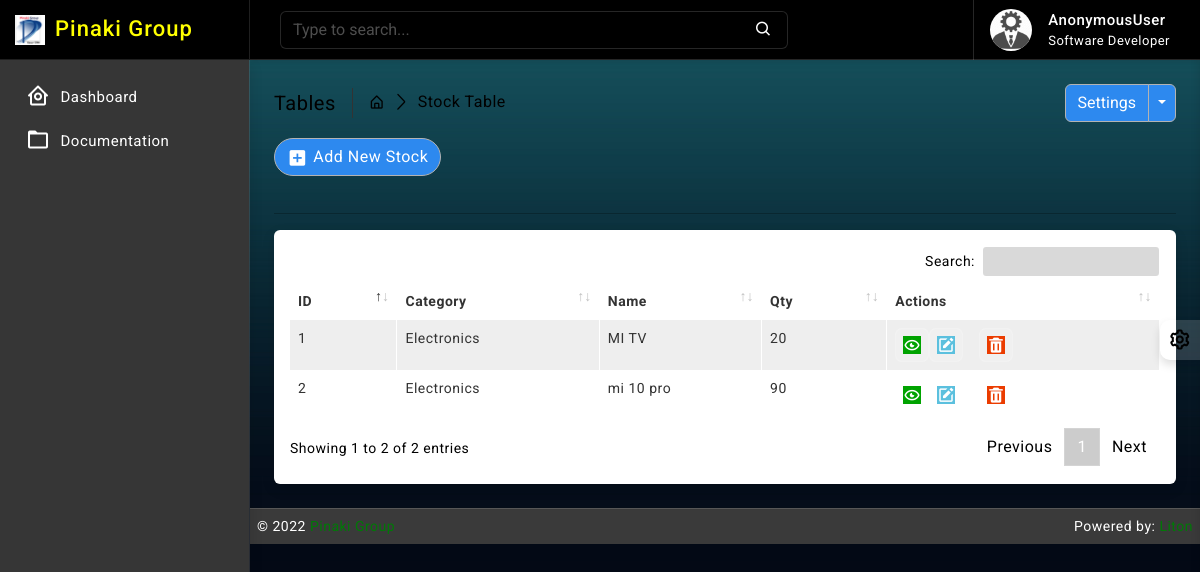
Before: /stock/ with the older database file.
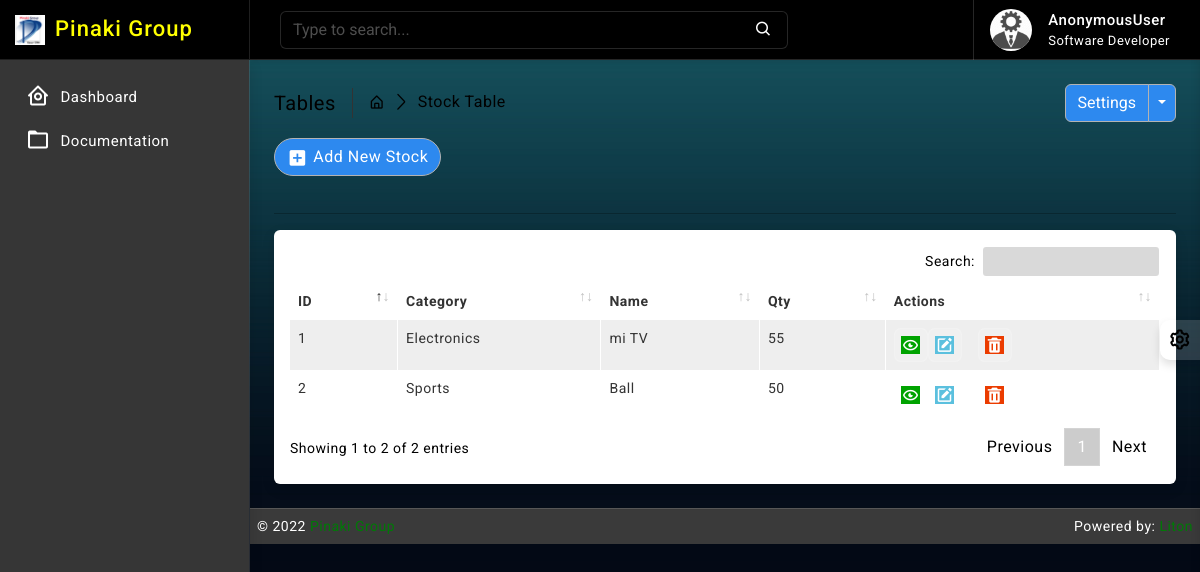
After: the same page with the newer database file.
### stock/models.py (models this page shows, shortened)
class Stock(models.Model):
    id = models.AutoField(primary_key=True)
    category = models.ForeignKey(Category, on_delete=models.CASCADE, blank=False)
    name = models.CharField(max_length=30, unique=True)
    quantity = models.IntegerField(default=1)
    is_deleted = models.BooleanField(default=False)

### category/models.py (models this page shows)
class Category(models.Model):
    name = models.CharField(max_length=64, null=True, unique=True, blank=True)
    created_at = models.DateTimeField(auto_now_add=True, auto_now=False)
    updated_at = models.DateTimeField(auto_now_add=False, auto_now=True)
    def __str__(self):
        return self.name

### stock/views.py (the view)
# urls.py: path('', views.StockListView.as_view(), name='stock_read'),
class StockListView(ListView):
    model = Stock
    template_name = 'stock/read.html'
    context_object_name = 'stocks'
    paginate_by = 10

### templates/stock/read.html (shortened to what this page needs)
{% extends 'base/base.html' %}
{% block body %}
{% load static %}
		<div class="page-wrapper">
			<div class="page-content">
				<div class="page-breadcrumb d-none d-sm-flex align-items-center mb-3">
					<div class="breadcrumb-title pe-3">Tables</div>
					<div class="ps-3">
						<nav aria-label="breadcrumb">
							<ol class="breadcrumb mb-0 p-0">
								<li class="breadcrumb-item"><a href="#"><i class="bx bx-home-alt"></i></a>
								</li>
								<li class="breadcrumb-item active" aria-current="page">Stock Table</li>
							</ol>
						</nav>
					</div>
					<div class="ms-auto">
						<div class="btn-group">
							<button type="button" class="btn btn-light">Settings</button>
							<button type="button" class="btn btn-light dropdown-toggle dropdown-toggle-split" data-bs-toggle="dropdown">	<span class="visually-hidden">Toggle Dropdown</span>
							</button>
						</div>
					</div>
				</div>
                <div class="ms-auto"><a href="/stock/new/" class="btn btn-light radius-30 mt-2 mt-lg-0"><i class="bx bxs-plus-square"></i>Add New Stock</a></div><br>
				<hr/>
				<div class="card">
					<div class="card-body">
						<div class="table-responsive">
							<table id="example2" class="table table-striped table-bordered">
								<thead>
									<tr>
										<th>ID</th>
										<th>Category</th>
										<th>Name</th>
                                        <th>Qty</th>
										<th>Actions</th>
									</tr>
								</thead>
								<tbody>
									{% for data in stocks %}
									<tr>
									   <td>{{ data.id }}</td>
									   <td>{{ data.category }}</td>
									   <td>{{ data.name }}</td>
                                       <td>{{ data.quantity }}</td>
									   <td class="center">
										<div class="d-flex order-actions">
											<a class="" href="#">
												<i class="fadeIn animated bx bx-show-alt"></i>
											</a>
											<a class="" href="{% url 'stock_update' data.id %}">
												<i class='bx bxs-edit'></i>
											</a>
											<a class="ms-3" href="{% url 'stock_delete' data.id %}" onclick="return confirm('Are you sure?');">
												<i class='bx bxs-trash'></i>
											</a>
										</div>
									   </td>
									</tr>
								 {% endfor %}
								</tbody>
							</table>
						</div>
					</div>
				</div>
			</div>
		</div>
{% endblock body %}

Changed rows visible on the page:
changed Stock "Electronics": name "MI TV" → "mi TV"; quantity "20" → "55"
changed Stock id 2: category "Electronics" → "Sports"; name "mi 10 pro" → "Ball"; quantity "90" → "50"
